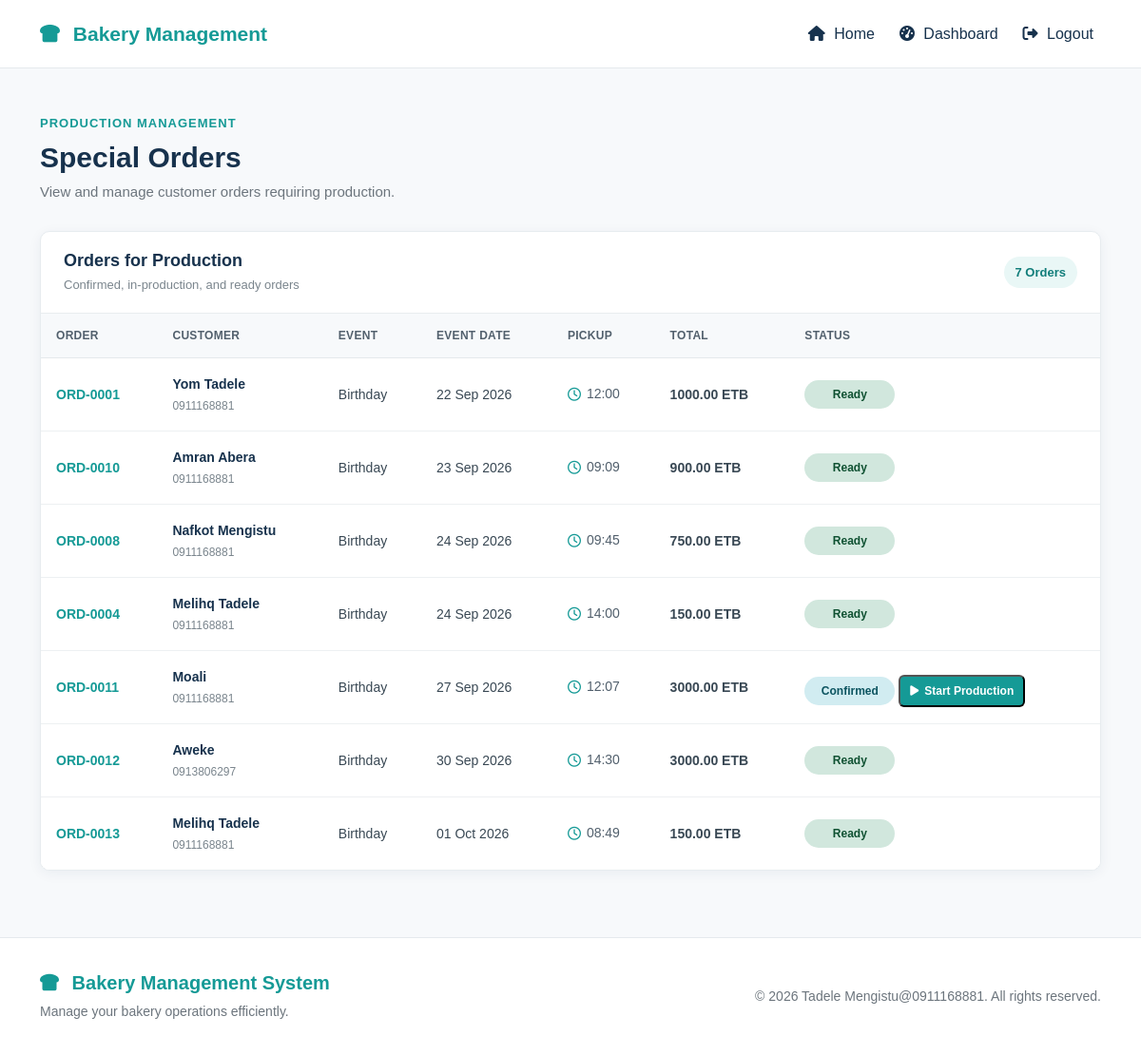
The app's page /production/special-orders/ (signed in) with its own data.
### bekapp/models.py (models this page shows, shortened)
class SpecialOrder(models.Model):
    class EventType(models.TextChoices):
        BIRTHDAY = "BIRTHDAY", "Birthday"
        WEDDING = "WEDDING", "Wedding"
        GRADUATION = "GRADUATION", "Graduation"
        ANNIVERSARY = "ANNIVERSARY", "Anniversary"
        OTHER = "OTHER", "Other"
    class Status(models.TextChoices):
        PENDING = "PENDING", "Pending"
        CONFIRMED = "CONFIRMED", "Confirmed"
        IN_PRODUCTION = "IN_PRODUCTION", "In Production"
        READY = "READY", "Ready"
        COMPLETED = "COMPLETED", "Completed"
        CANCELLED = "CANCELLED", "Cancelled"
    order_number = models.CharField(
        max_length=30,
        unique=True,
    )
    customer = models.ForeignKey(
        Customer,
        on_delete=models.PROTECT,
        related_name="special_orders",
    )
    event_type = models.CharField(
        max_length=30,
        choices=EventType.choices,
    )
    event_date = models.DateField()
    pickup_time = models.TimeField(
        null=True,
        blank=True,
    )
    status = models.CharField(
        max_length=30,
        choices=Status.choices,
        default=Status.PENDING,
    )
    total_amount = models.DecimalField(
        max_digits=12,
        decimal_places=2,
        default=0,
    )
    deposit_amount = models.DecimalField(
        max_digits=12,
        decimal_places=2,
        default=0,
    )
    notes = models.TextField(
        blank=True,
    )
    created_by = models.ForeignKey(
        User,
        on_delete=models.PROTECT,
        related_name="special_orders_created",
    )
    created_at = models.DateTimeField(
        auto_now_add=True,
    )
    updated_at = models.DateTimeField(
        auto_now=True,
    )
    class Meta:
        ordering = ["event_date", "-created_at"]

class Customer(models.Model):
    name = models.CharField(max_length=150)
    phone = models.CharField(max_length=30)
    email = models.EmailField(
        blank=True,
    )
    address = models.TextField(
        blank=True,
    )
    notes = models.TextField(
        blank=True,
    )
    created_at = models.DateTimeField(
        auto_now_add=True,
    )
    updated_at = models.DateTimeField(
        auto_now=True,
    )
    class Meta:
        ordering = ["name"]

### bekapp/views.py (the view)
def production_special_order_list(request):
    if not request.user.is_authenticated:
        return redirect('login')
    if request.user.role not in [
        'OWNER',
        'PRODUCTION_MANAGER'
    ]:
        return redirect('dashboard')
    special_orders = SpecialOrder.objects.filter(
        status__in=[
            SpecialOrder.Status.CONFIRMED,
            SpecialOrder.Status.IN_PRODUCTION,
            SpecialOrder.Status.READY,
        ]
    ).select_related(
        'customer',
        'created_by'
    ).prefetch_related(
        'items__product'
    )
    return render(
        request,
        'bekapp/production_special_order_list.html',
        {
            'special_orders': special_orders,
        }
    )

### bekapp/templates/bekapp/production_special_order_list.html (shortened to what this page needs)
{% extends 'bekapp/base.html' %}
{% load static %}
{% block extra_css %}
<link rel="stylesheet"
      href="{% static 'bekapp/css/production-special-orders.css' %}">
{% endblock %}
{% block content %}
<section class="production-special-orders-page">
    <div class="container">
        <div class="production-special-orders-header">
            <div>
                <span class="production-special-orders-label">
                    PRODUCTION MANAGEMENT
                </span>
                <h2>
                    Special Orders
                </h2>
                <p>
                    View and manage customer orders requiring production.
                </p>
            </div>
        </div>
        {% if special_orders %}
            <div class="production-special-orders-card">
                <div class="production-special-orders-card-header">
                    <div>
                        <h3>
                            Orders for Production
                        </h3>
                        <p>
                            Confirmed, in-production, and ready orders
                        </p>
                    </div>
                    <div class="production-special-orders-count">
                        {{ special_orders|length }}
                        {% if special_orders|length == 1 %}
                            Order
                        {% else %}
                            Orders
                        {% endif %}
                    </div>
                </div>
                <div class="table-responsive">
                    <table class="table production-special-orders-table">
                        <thead>
                            <tr>
                                <th>Order</th>
                                <th>Customer</th>
                                <th>Event</th>
                                <th>Event Date</th>
                                <th>Pickup</th>
                                <th>Total</th>
                                <th>Status</th>
                            </tr>
                        </thead>
                        <tbody>
                            {% for order in special_orders %}
                                <tr>
                                    <td>
                                        <a href="{% url 'special_order_detail' order.id %}"
                                           class="production-special-order-number">
                                            {{ order.order_number }}
                                        </a>
                                    </td>
                                    <td>
                                        <div class="production-special-order-customer">
                                            <strong>
                                                {{ order.customer.name }}
                                            </strong>
                                            {% if order.customer.phone %}
                                                <span>
                                                    {{ order.customer.phone }}
                                                </span>
                                            {% endif %}
                                        </div>
                                    </td>
                                    <td>
                                        {{ order.get_event_type_display }}
                                    </td>
                                    <td>
                                        {{ order.event_date|date:"d M Y" }}
                                    </td>
                                    <td>
                                        {% if order.pickup_time %}
                                            <span class="production-special-order-time">
                                                <i class="fa-regular fa-clock"></i>
                                                {{ order.pickup_time|time:"H:i" }}
                                            </span>
                                        {% else %}
                                            —
                                        {% endif %}
                                    </td>
                                    <td>
                                        <strong>
                                            {{ order.total_amount|floatformat:2 }} ETB
                                        </strong>
                                    </td>
                                 <td>
                                    <span class="production-special-order-status
                                        status-{{ order.status|lower }}">
                                        {{ order.get_status_display }}
                                    </span>
                                   {% if order.status == 'CONFIRMED' %}
                                        <form
                                            method="post"
                                            action="{% url 'special_order_start_production' order.id %}"
                                            style="display: inline;"
                                        >
                                            <button
                                                type="submit"
                                                class="production-special-order-action"
                                            >
                                                <i class="fa-solid fa-play"></i>
                                                Start Production
                                            </button>
                                        </form>
                                    {% endif %}
                                </td>
                                </tr>
                            {% endfor %}
                        </tbody>
                    </table>
                </div>
            </div>
        {% endif %}
    </div>
</section>
{% endblock %}

### bekapp/static/bekapp/css/style.css (style rules this page uses)
html, body { margin: 0; padding: 0; }
body { min-height: 100vh; background: #f5f7f9; color: #17324d; font-family: Arial, Helvetica, sans-serif; }

### bekapp/static/bekapp/css/production-special-orders.css (style rules this page uses)
.production-special-orders-page { padding: 45px 0 70px; background: #f7f9fb; min-height: calc(100vh - 120px); }
.production-special-orders-header { margin-bottom: 30px; }
.production-special-orders-label { display: inline-block; margin-bottom: 8px; color: #159a96; font-size: 13px; font-weight: 700; letter-spacing: 1px; text-transform: uppercase; }
.production-special-orders-header h2 { margin: 0 0 7px; color: #17324d; font-size: 30px; font-weight: 700; }
.production-special-orders-header p { margin: 0; color: #6c757d; font-size: 15px; }
.production-special-orders-card { background: #ffffff; border: 1px solid #e7ecef; border-radius: 10px; box-shadow: 0 3px 14px rgba(23, 50, 77, 0.06); overflow: hidden; }
.production-special-orders-card-header { display: flex; align-items: center; justify-content: space-between; gap: 20px; padding: 20px 24px; border-bottom: 1px solid #e9edef; }
.production-special-orders-card-header h3 { margin: 0 0 4px; color: #17324d; font-size: 18px; font-weight: 700; }
.production-special-orders-card-header p { margin: 0; color: #7a858d; font-size: 13px; }
.production-special-orders-count { display: inline-flex; align-items: center; justify-content: center; min-width: 75px; padding: 7px 12px; border-radius: 20px; background: #e9f7f6; color: #117d7a; font-size: 13px; font-weight: 700; }
.production-special-orders-table { width: 100%; margin: 0; background: #ffffff; }
.production-special-orders-table thead th { padding: 14px 16px; background: #f7f9fb; border-bottom: 1px solid #e4e9ec; color: #52606d; font-size: 12px; font-weight: 700; letter-spacing: 0.3px; text-transform: uppercase; white-space: nowrap; }
.production-special-orders-table tbody td { padding: 17px 16px; border-bottom: 1px solid #edf0f2; color: #394854; font-size: 14px; vertical-align: middle; white-space: nowrap; }
.production-special-orders-table tbody tr:last-child td { border-bottom: none; }
.production-special-order-number { color: #159a96; font-weight: 700; text-decoration: none; }
.production-special-order-customer { display: flex; flex-direction: column; gap: 3px; }
.production-special-order-customer strong { color: #17324d; font-size: 14px; font-weight: 600; }
.production-special-order-customer span { color: #7a858d; font-size: 12px; }
.production-special-order-time { display: inline-flex; align-items: center; gap: 6px; color: #52606d; }
.production-special-order-time i { color: #159a96; }
.production-special-order-status { display: inline-flex; align-items: center; justify-content: center; min-width: 95px; padding: 6px 11px; border-radius: 20px; font-size: 12px; font-weight: 700; white-space: nowrap; }
.status-confirmed { background: #d1ecf1; color: #0c5460; }
.status-ready { background: #d1e7dd; color: #0f5132; }
.production-special-order-action { display: inline-flex; align-items: center; gap: 6px; margin-top: 8px; padding: 6px 10px; border-radius: 6px; background: #159a96; color: #ffffff; font-size: 12px; font-weight: 600; text-decoration: none; transition: background-color 0.2s ease, transform 0.2s ease; }

### records on screen
SpecialOrder: order_number "ORD-0001", customer.name "Yom Tadele", customer.phone "0911168881", event_type "Birthday", event_date "22 Sep 2026", pickup_time "12:00", total_amount "1000.00", status "Ready"
SpecialOrder: order_number "ORD-0010", customer.name "Amran Abera", customer.phone "0911168881", event_type "Birthday", event_date "23 Sep 2026", pickup_time "09:09", total_amount "900.00", status "Ready"
SpecialOrder: order_number "ORD-0008", customer.name "Nafkot Mengistu", customer.phone "0911168881", event_type "Birthday", event_date "24 Sep 2026", pickup_time "09:45", total_amount "750.00", status "Ready"
SpecialOrder: order_number "ORD-0004", customer.name "Melihq Tadele", customer.phone "0911168881", event_type "Birthday", event_date "24 Sep 2026", pickup_time "14:00", total_amount "150.00", status "Ready"
SpecialOrder: order_number "ORD-0011", customer.name "Moali", customer.phone "0911168881", event_type "Birthday", event_date "27 Sep 2026", pickup_time "12:07", total_amount "3000.00", status "Confirmed", shows "Start Production"
SpecialOrder: order_number "ORD-0012", customer.name "Aweke", customer.phone "0913806297", event_type "Birthday", event_date "30 Sep 2026", pickup_time "14:30", total_amount "3000.00", status "Ready"
SpecialOrder: order_number "ORD-0013", customer.name "Melihq Tadele", customer.phone "0911168881", event_type "Birthday", event_date "01 Oct 2026", pickup_time "08:49", total_amount "150.00", status "Ready"

### other values on screen
{{ special_orders|length }} "7"
